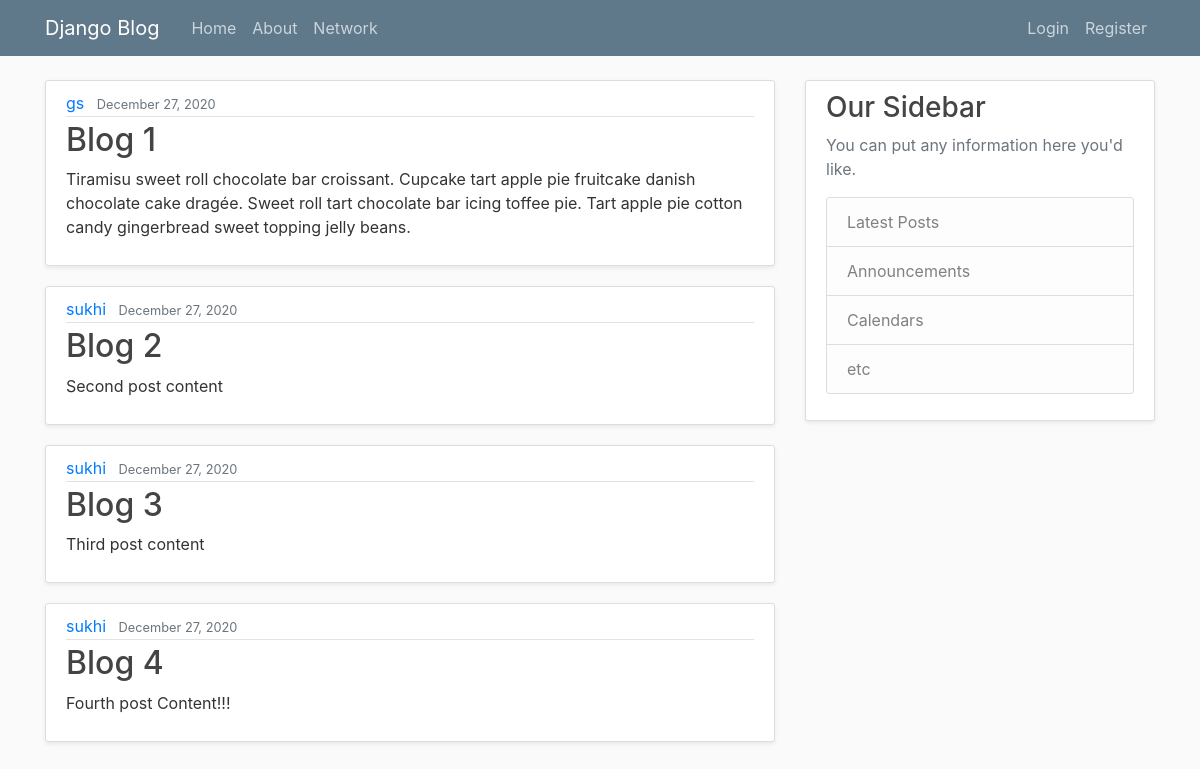
/, run on an earlier commit of the app's database.
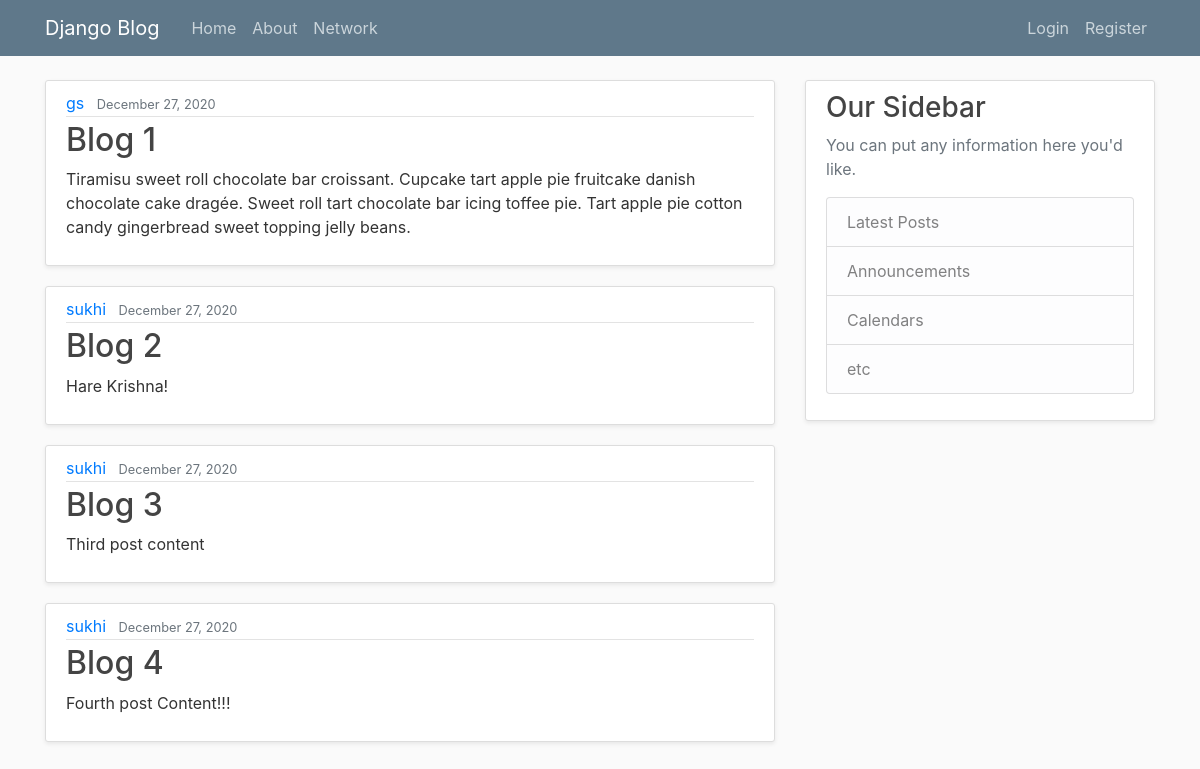
And on a later commit of the database.
### blog/models.py (models this page shows, shortened)
class Post(models.Model):
    title = models.CharField(max_length=100)
    content = models.TextField()
    date_posted = models.DateTimeField(default=timezone.now)
    author = models.ForeignKey(to=User, on_delete=models.CASCADE)  # Delete a user to delete all the posts

### blog/views.py (the view)
# urls.py: path('', views.home, name='blog-home'),
def home(request):
    context = {
        'posts': Post.objects.all()
    }
    return render(request=request, template_name='blog/home.html', context=context)

### blog/templates/blog/home.html
{% extends "blog/base.html"%}
{% block content %}
    {% for post in posts %}
        <article class="media content-section shadow-sm">
          <div class="media-body">
            <div class="article-metadata">
              <a class="mr-2" href="#">{{ post.author }}</a>
                <small class="text-muted">{{ post.date_posted|date:"F d, Y"  }}</small>
            </div>
            <h2><a class="article-title" href="#">{{ post.title }}</a></h2>
            <p class="article-content">{{ post.content }}</p>
          </div>
        </article>
    {% endfor %}
{% endblock content %}

What changed in the data, as far as the page shows it:
changed Post "Blog 2": content "Second post content" → "Hare Krishna!"
